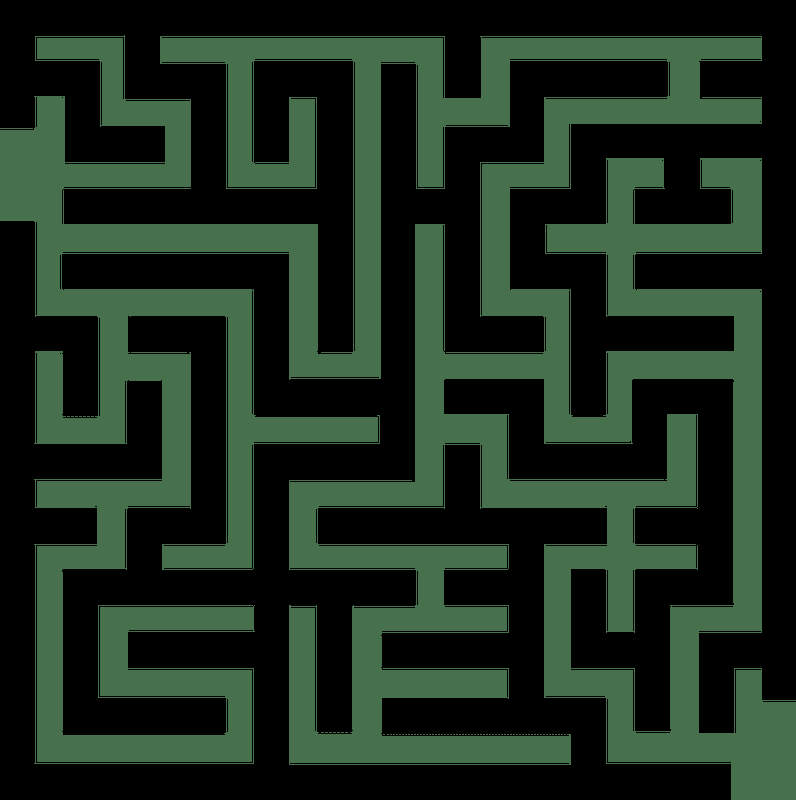
#> input picture python-scripts/maze1.png, 796 x 800 px
$ python -i Map.py   (imports and definitions only)
#> lines starting #> are read from the running program, lines starting #| are printed output that depends on the picture; after the words box and inside, x2 and y2 are one past the last pixel; in counts of white or black regions, pixels touching at a corner belong together
#    This code is distributed WITHOUT ANY WARRANTY, without the implied
#   warranty of MERCHANTABILITY or FITNESS FOR A PARTICULAR PURPOSE.
#   See the GNU Lesser General Public License for more details.

#   The license is distributed along with this repository or you can check
#   <http://www.gnu.org/licenses/> for more details.

# Contributors:
# marcos-pereira (https://github.com/marcos-pereira)

#!/usr/bin/env python
from pathlib import Path

import cv2
import numpy as np

def load_map(map_name, test=False, maps_dir=None):
    """Return a binary matrix where 0 indicate free space and 1
    indicate occupied space by obstacle.

    Args:
        map_name (_type_): the name of the map figure as a .png file.
        test (bool, optional): if in test mode, i.e., True, the map is not shown.
        Defaults to False.
        maps_dir (str | Path, optional): directory map_name (and the
        no_background.png this writes) are resolved against. Defaults to None,
        which resolves both relative to the current working directory, as before.

    Returns:
        numpy array: the binary matrix map where 0 indicte free space and
        1 indicate occupied space by obstacle.
    """
#> called with map_name = 'maze1.png', test = False
    base_dir = Path(maps_dir) if maps_dir is not None else Path.cwd()

    # Load drawing
    image = cv2.imread(str(base_dir / map_name))
#> image is the input picture: shape (800, 796, 3); mean B, G, R 30.6, 45, 28.6

    # Convert to grayscale
    gray = cv2.cvtColor(image, cv2.COLOR_BGR2GRAY)
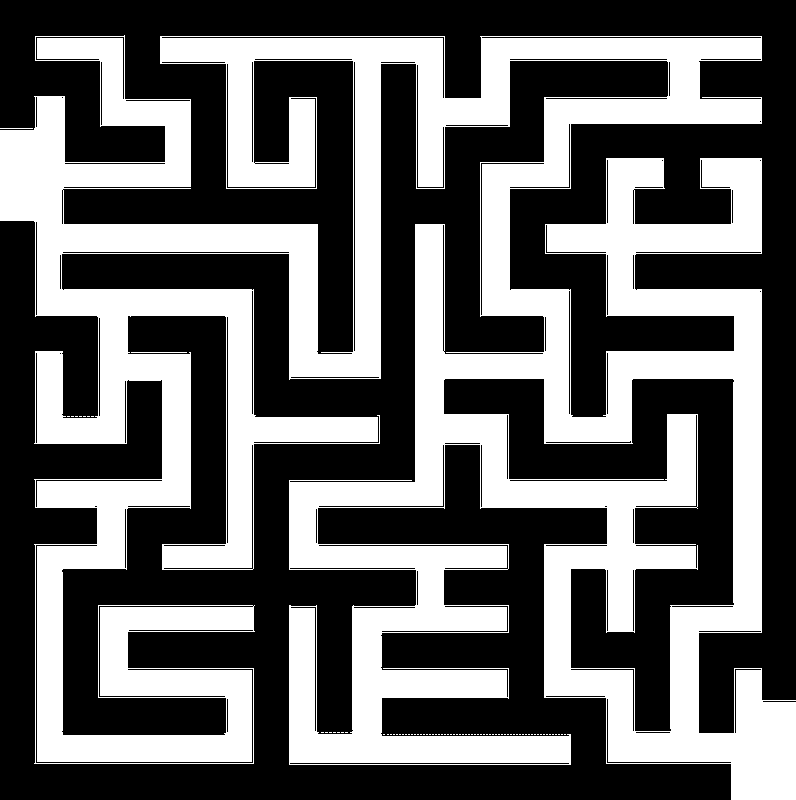
#> gray: shape (800, 796); values 0 (black) and 96 (white), 40.2% white; 78 white regions (75 under 20 px), largest, box (x1, y1, x2, y2) and area: (0, 35, 796, 800) 255831, (131, 352, 187, 353) 56, (0, 128, 33, 129) 33

    # Get binary threshold
    retval, obstacles_map = cv2.threshold(gray, 10, 255,
                                      cv2.THRESH_BINARY)

    # [13 lines of commented-out code are left out]
    no_background_image = 255 - obstacles_map

    # Apply adaptive thresholding to create a binary mask
    _, thresholded = cv2.threshold(no_background_image, 0, 255, cv2.THRESH_BINARY + cv2.THRESH_OTSU)

    # Apply morphological operations to clean up the mask
    kernel = cv2.getStructuringElement(cv2.MORPH_ELLIPSE, (5, 5))
    opening = cv2.morphologyEx(thresholded, cv2.MORPH_OPEN, kernel, iterations=3)
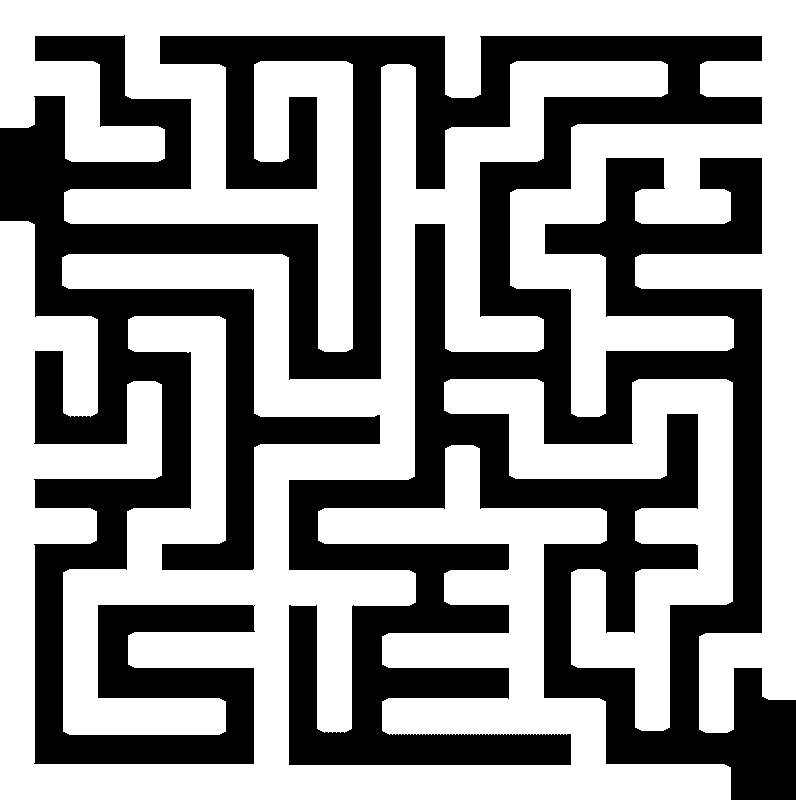
#> opening: shape (800, 796); 57.9% white; 1 black region

    # Find contours in the mask
    contours, _ = cv2.findContours(opening, cv2.RETR_EXTERNAL, cv2.CHAIN_APPROX_SIMPLE)
#> contours = 3 contours; box (x1, y1, x2, y2) and area: (0, 61, 731, 800) 193980, (0, 0, 796, 733) 130694, (444, 379, 733, 731) 33615

    # Create a mask for the foreground
    foreground_mask = np.zeros_like(opening)
    cv2.drawContours(foreground_mask, contours, -1, 255, thickness=cv2.FILLED)
#> foreground_mask: shape (800, 796); 57.9% white; 1 black region, box (x1, y1, x2, y2) and area: (0, 35, 796, 800) 268114

    background_color= (149, 152, 171)
    bgr_color = (background_color[2], background_color[1], background_color[0])

    # Create a white background
    background = np.ones_like(image) * bgr_color

    # Copy the foreground onto the white background using the mask
    result = np.where(np.expand_dims(foreground_mask, axis=-1), image, background)
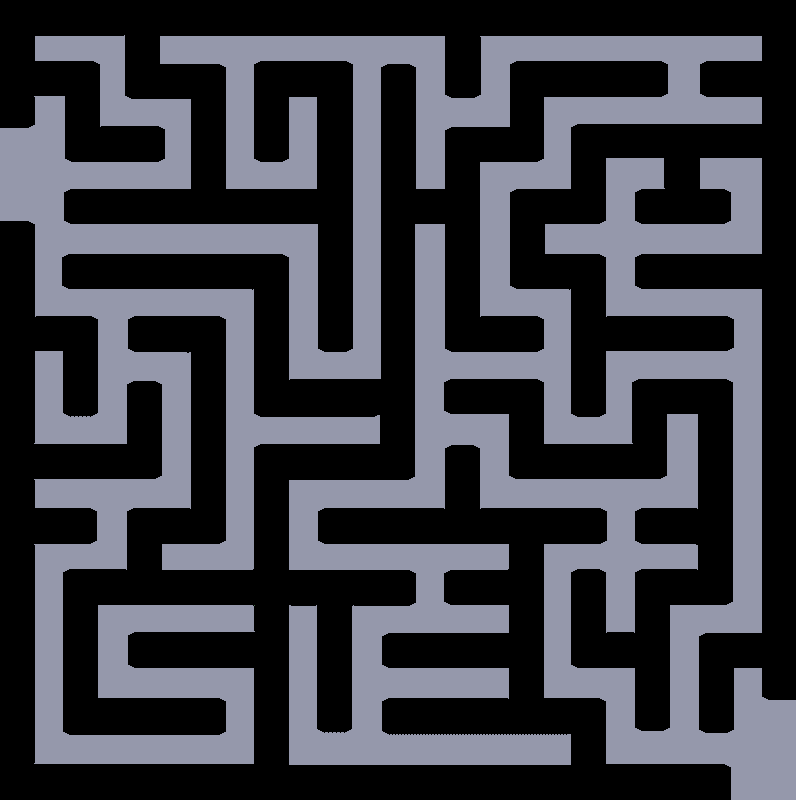
#> result: shape (800, 796, 3) int64; mean B, G, R 72, 64, 62.7

    # Save the result to the specified output path
    map_no_background = base_dir / "no_background.png"
    cv2.imwrite(str(map_no_background), result)

    if not test:
        cv2.imshow("drawing", obstacles_map)
        cv2.waitKey(0)

    obstacles_map = 255 - obstacles_map

    ## Get binary matrix from threshold image
    rows, cols = obstacles_map.shape
#> rows = 800; cols = 796
    drawing_matrix = np.empty([rows, cols])
    for row in range(rows):
        for col in range(cols):
            if obstacles_map[row, col] == 255:
                drawing_matrix[row, col] = 1
            if obstacles_map[row, col] == 0:
                drawing_matrix[row, col] = 0

    ## Get indices of coordinates with 1's in the drawing matrix
    ones_in_drawing = np.where(drawing_matrix == 1)
    drawing_coordinates = list(zip(ones_in_drawing[0], ones_in_drawing[1]))

    return drawing_matrix

>>> result = load_map('maze1.png')

$ run again, on python-scripts/simplemaze.png
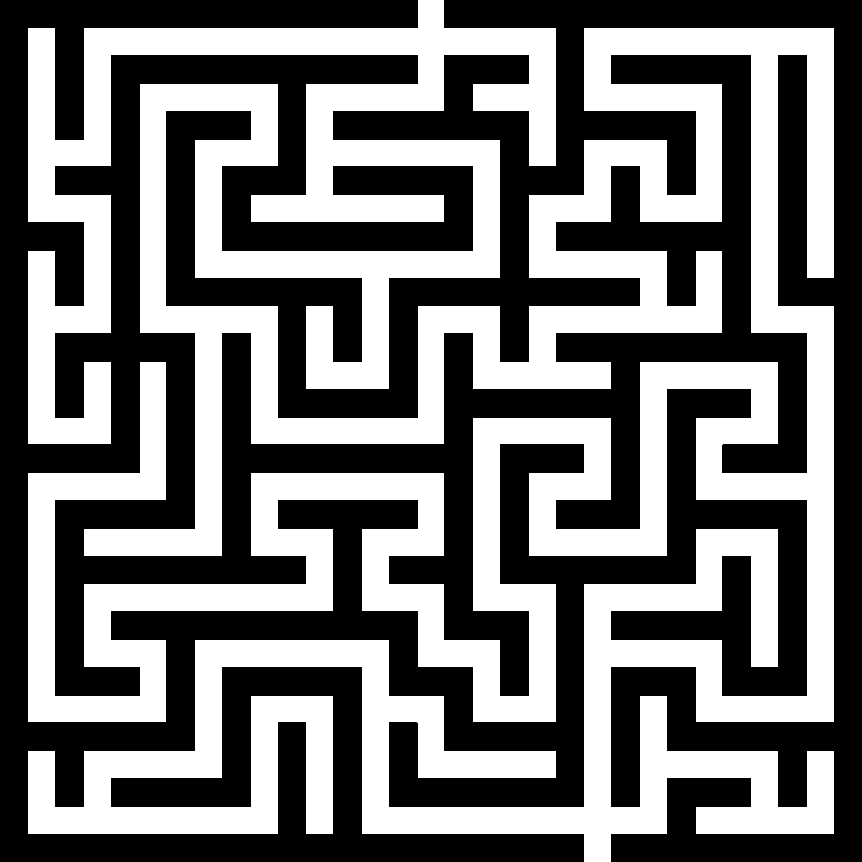
#> input picture python-scripts/simplemaze.png, 862 x 862 px
#> in load_map, image is the input picture: shape (862, 862, 3); 45.3% white; 1 white region, box (x1, y1, x2, y2) and area: (28, 0, 834, 862) 336520
#> in load_map, `opening = cv2.morphologyEx(thresholded, cv2.MORPH_OPEN, kernel, iterat..`:
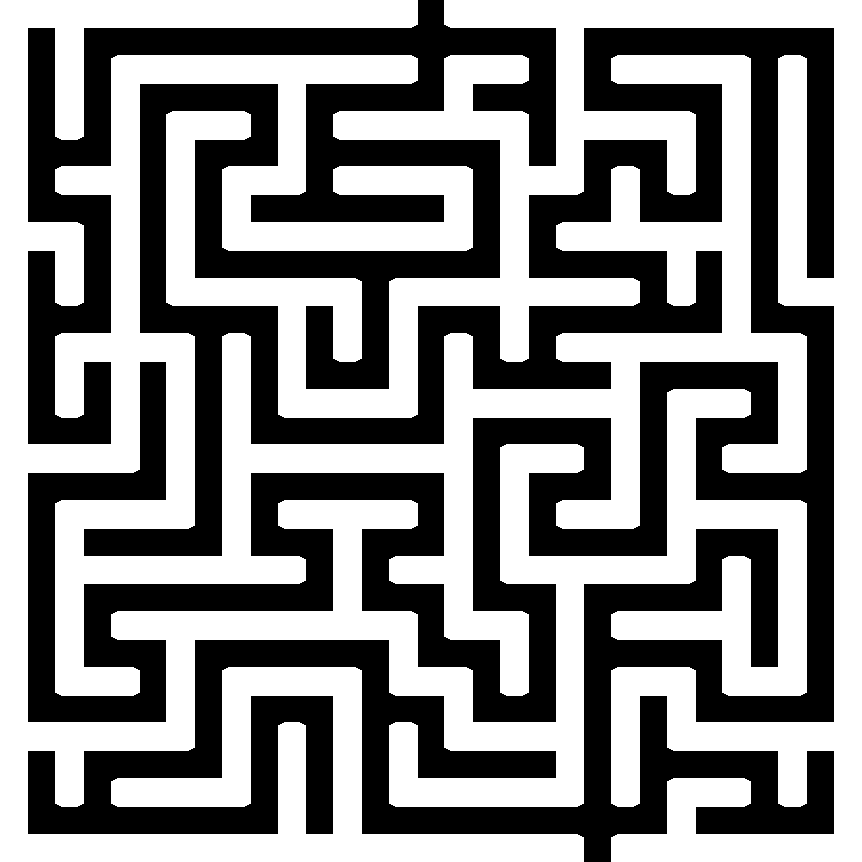
#> opening: shape (862, 862); 54.5% white; 1 black region
#> contours = 2 contours; box (x1, y1, x2, y2) and area: (0, 0, 807, 862) 275819, (166, 0, 862, 862) 115096
#> in load_map, `result = np.where(np.expand_dims(foreground_mask, axis=-1), image, bac..`:
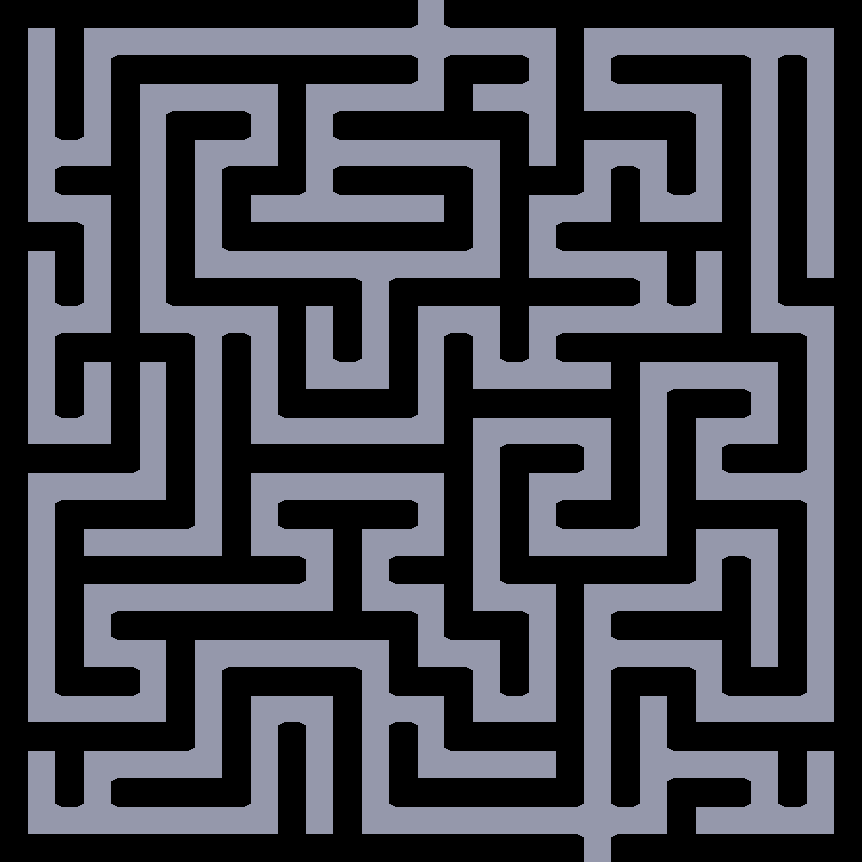
#> result: shape (862, 862, 3) int64; mean B, G, R 77.8, 69.2, 67.8
